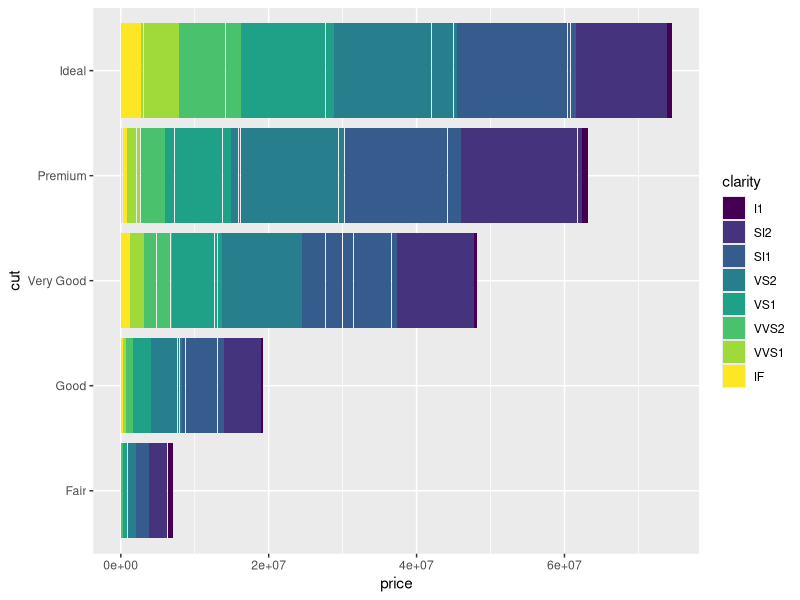
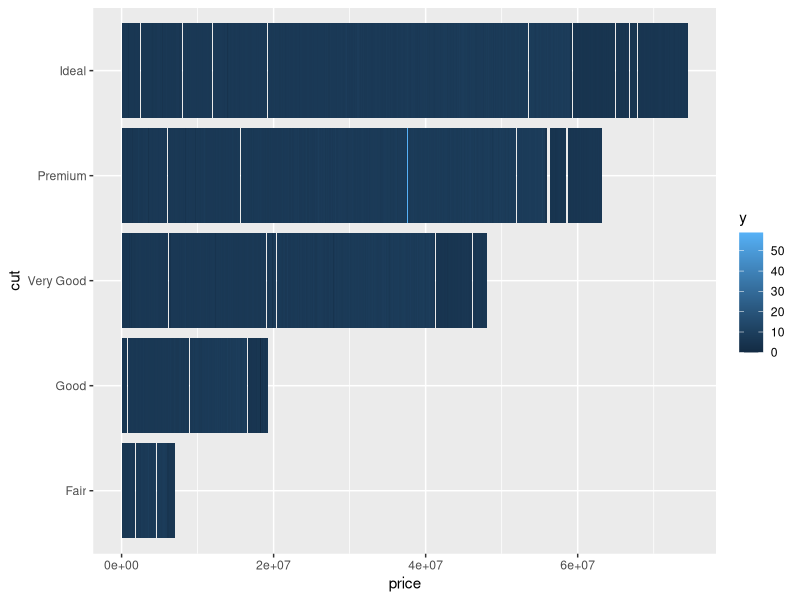
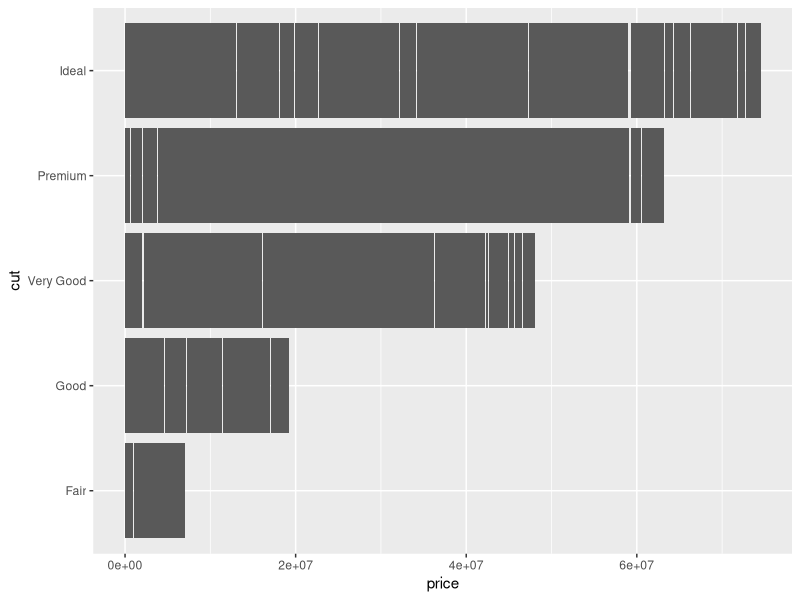
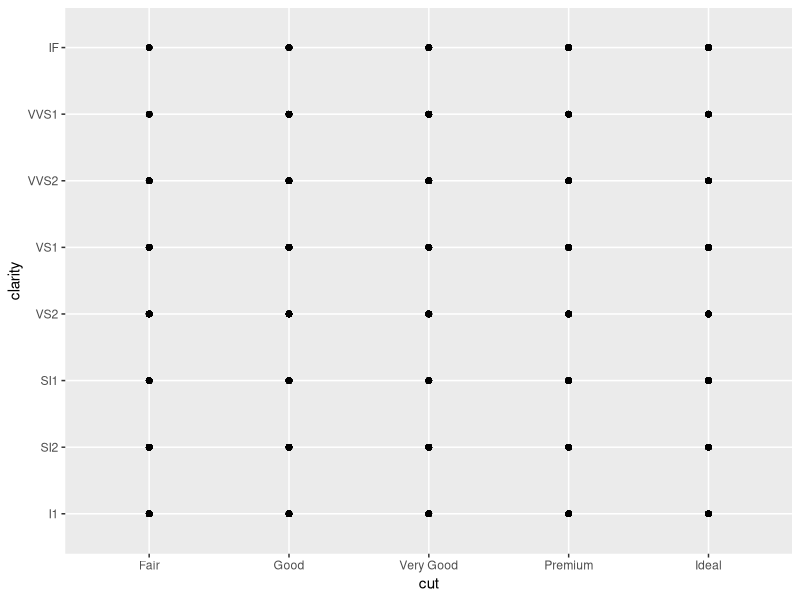
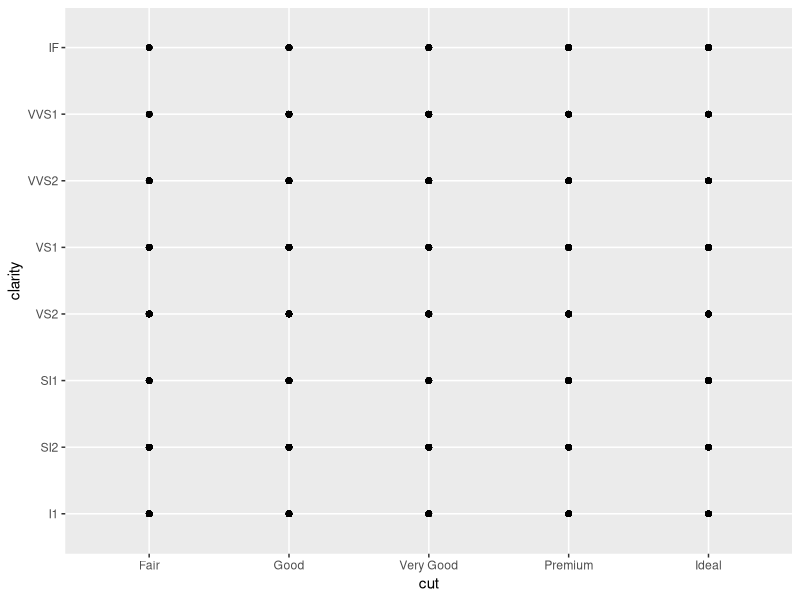
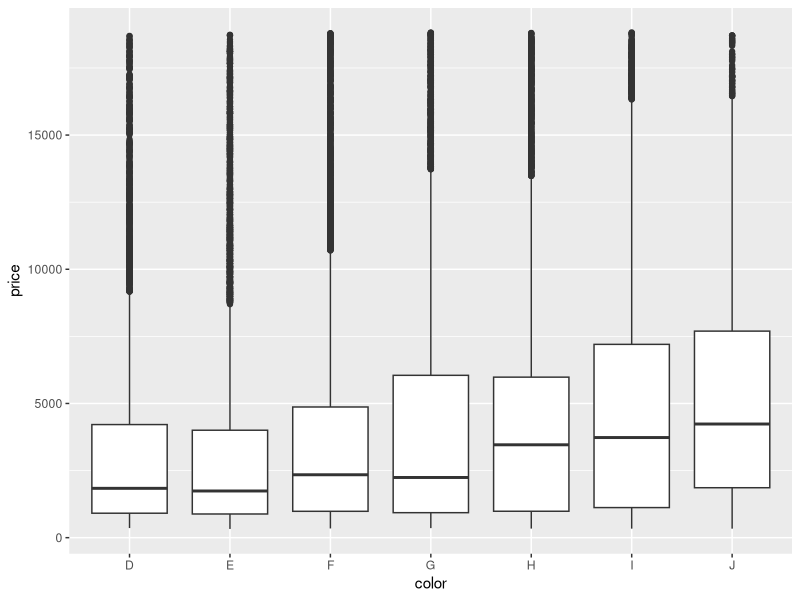
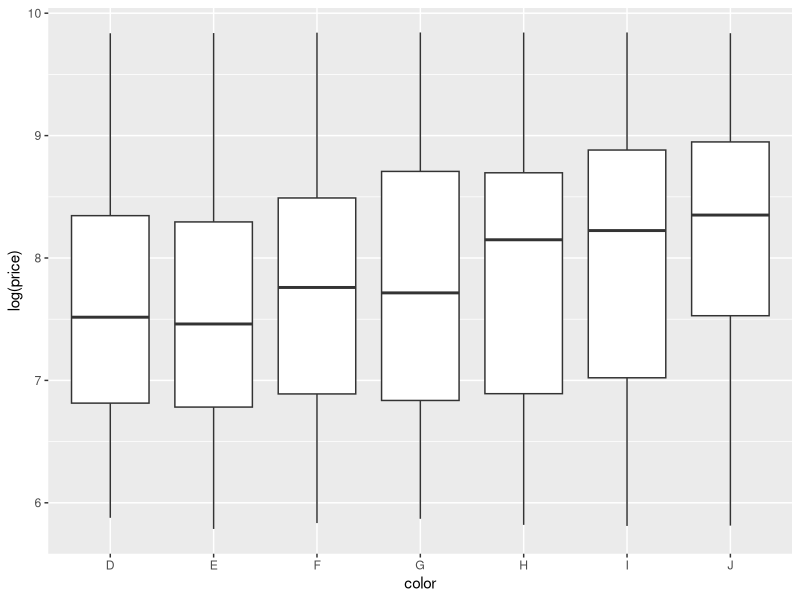
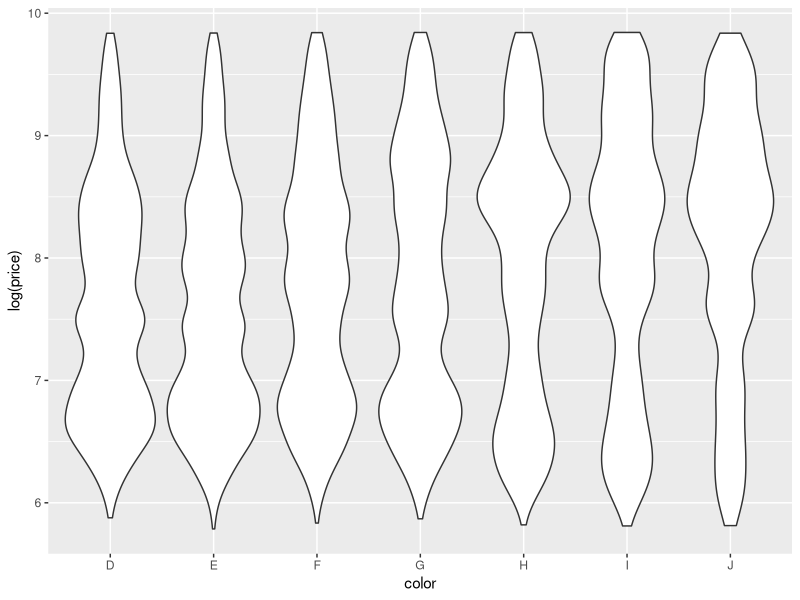

Generate these figures, in order, with R:
# Exercise 2: advanced ggplot2 practice

# Install and load the `ggplot2` package
#install.packages('ggplot2')
library("ggplot2")

# For this exercise you will again be working with the `diamonds` data set.
# Use `?diamonds` to review details about this data set
?diamonds

## Position Adjustments

# Draw a column (bar) chart of diamonds cuts by price, with each bar filled by 
# clarity. You should see a _stacked_ bar chart.
ggplot(data = diamonds) + geom_col(mapping = aes(x = price, y = cut, fill = clarity))

# Draw the same chart again, but with each element positioned to "fill" the y axis
ggplot(data = diamonds) + geom_col(mapping = aes(x = price, y = cut, fill = y))

# Draw the same chart again, but with each element positioned to "dodge" each other
ggplot(data = diamonds) + geom_col(mapping = aes(x = price, y = cut, dodge = 1))

# Draw a plot with point geometry with the x-position mapped to `cut` and the 
# y-position mapped to `clarity`
# This creates a "grid" grouping the points
ggplot(data = diamonds) + geom_point(mapping = aes(x = cut, y = clarity))

# Use the "jitter" position adjustment to keep the points from all overlapping!
# (This works a little better with a sample of diamond data, such as from the 
# previous exercise).
ggplot(data = diamonds) + geom_point(mapping = aes(x = cut, y = clarity, jitter = 0))

## Scales

# Draw a "boxplot" (with `geom_boxplot`) for the diamond's price (y) by color (x)
ggplot(data = diamonds) + geom_boxplot(mapping = aes(x = color, y = price))

# This has a lot of outliers, making it harder to read. To fix this, draw the 
# same plot but with a _logarithmic_ scale for the y axis.
ggplot(data = diamonds) + geom_boxplot(mapping = aes(x = color, y = log(price)))


# For another version, draw the same plot but with `violin` geometry instead of 
# `boxplot` geometry!
# How does the logarithmic scale change the data presentation?
ggplot(data = diamonds) + geom_violin(mapping = aes(x = color, y = log(price)))

# I couldn't see much change.

# Another interesting plot: draw a plot of the diamonds price (y) by carat (x), 
# using a heatmap of 2d bins (geom_bin2d)
# What happens when you make the x and y channels scale logarithmically?
ggplot(data = diamonds) + geom_bin2d(mapping = aes(x = carat, y = log(price)))

# Logs cause less outliers.

# Draw a scatter plot for the diamonds price (y) by carat (x). Color each point
# by the clarity (Remember, this will take a while. Use a sample of the diamonds 
# for faster results)
ggplot(data = diamonds) + geom_point(mapping = aes(x = carat, y = price, color = clarity))


# Change the color of the previous plot using a ColorBrewer scale of your choice. 
# What looks nice?
ggplot(data = diamonds) + geom_point(mapping = aes(x = carat, y = price)) + scale_color_brewer(palette = "Set3")

## Coordinate Systems

# Draw a bar chart with x-position and fill color BOTH mapped to cut
# For best results, SET the `width` of the geometry to be 1 (fill plot, no space
# between)
# TIP: You can save the plot to a variable for easier modifications
ggplot(data = diamonds) + geom_col(mapping = aes(x = cut, y = cut, width = 1))
                                                                  
# Draw the same chart, but with the coordinate system flipped
ggplot(data = diamonds) + geom_col(mapping = aes(x = cut, y = cut, width = 1)) + coord_flip()


# Draw the same chart, but in a polar coordinate system. It's a Coxcomb chart!
ggplot(data = diamonds) + geom_col(mapping = aes(x = cut, y = cut, width = 1)) + coord_polar()



## Facets

# Take the scatter plot of price by carat data (colored by clarity) and add 
# _facets_ based on the diamond's `color`
ggplot(data = diamonds) + geom_point(mapping = aes(x = carat, y = price, color = clarity)) + facet_wrap(~color)

ggsave("my-plot.png")
## Saving Plots

# Use the `ggsave()` function to save the current (recent) plot to disk.
# Name the output file "my-plot.png".
# Make sure you've set the working directory!!

